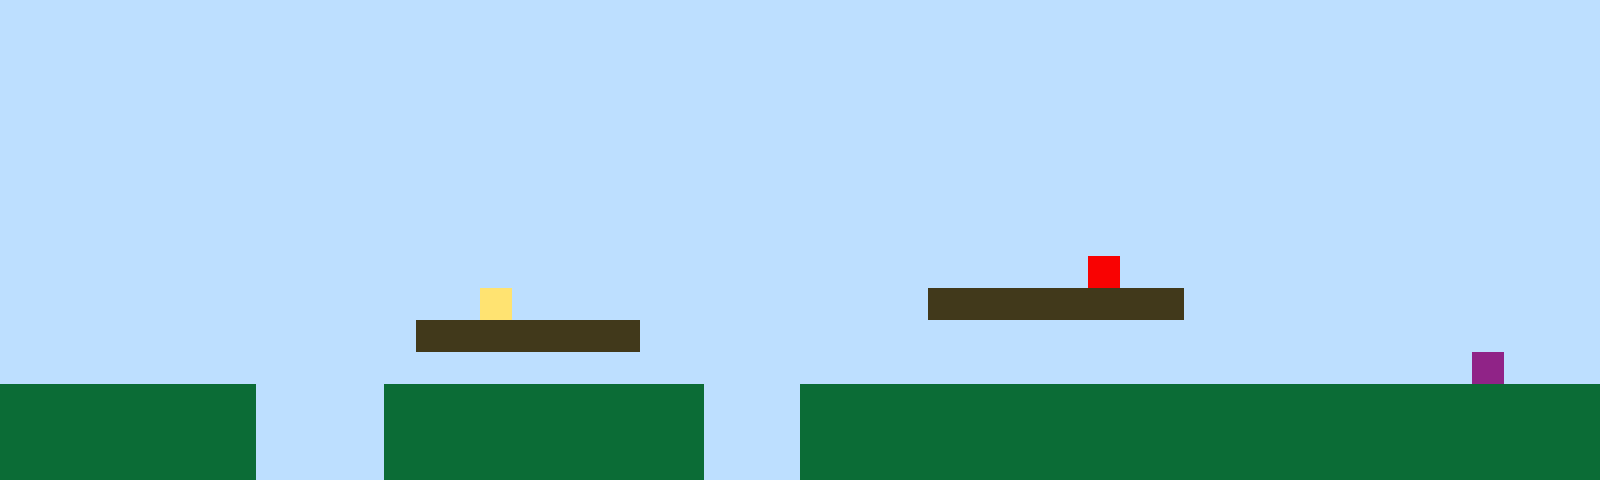

Below is a game level as drawn by its tile map, then a one-line description and the .tmx file that defines it, in full:
An orthogonal 50x15 tile map with 32x32 px tiles, 1 tile layer (Tile Layer 1).

<map version="1.10" tiledversion="1.11.2" orientation="orthogonal" renderorder="right-up" width="50" height="15" tilewidth="32" tileheight="32" infinite="0" nextlayerid="2" nextobjectid="1"><editorsettings><export target="map1.csv" format="csv" /></editorsettings><tileset firstgid="1" name="sprites" tilewidth="32" tileheight="32" tilecount="6" columns="3"><image source="sprites.png" width="96" height="64" /></tileset><layer id="1" name="Tile Layer 1" width="50" height="15"><data encoding="csv">1,1,1,1,1,1,1,1,1,1,1,1,1,1,1,1,1,1,1,1,1,1,1,1,1,1,1,1,1,1,1,1,1,1,1,1,1,1,1,1,1,1,1,1,1,1,1,1,1,1,1,1,1,1,1,1,1,1,1,1,1,1,1,1,1,1,1,1,1,1,1,1,1,1,1,1,1,1,1,1,1,1,1,1,1,1,1,1,1,1,1,1,1,1,1,1,1,1,1,1,1,1,1,1,1,1,1,1,1,1,1,1,1,1,1,1,1,1,1,1,1,1,1,1,1,1,1,1,1,1,1,1,1,1,1,1,1,1,1,1,1,1,1,1,1,1,1,1,1,1,1,1,1,1,1,1,1,1,1,1,1,1,1,1,1,1,1,1,1,1,1,1,1,1,1,1,1,1,1,1,1,1,1,1,1,1,1,1,1,1,1,1,1,1,1,1,1,1,1,1,1,1,1,1,1,1,1,1,1,1,1,1,1,1,1,1,1,1,1,1,1,1,1,1,1,1,1,1,1,1,1,1,1,1,1,1,1,1,1,1,1,1,1,1,1,1,1,1,1,1,1,1,1,1,1,1,1,1,1,1,1,1,1,1,1,1,1,1,1,1,1,1,1,1,1,1,1,1,1,1,1,1,1,1,1,1,1,1,1,1,1,1,1,1,1,1,1,1,1,1,1,1,1,1,1,1,1,1,1,1,1,1,1,1,1,1,1,1,1,1,1,1,1,1,1,1,1,1,1,1,1,1,1,1,1,1,1,1,1,1,1,1,1,1,1,1,1,1,1,1,1,1,1,1,1,1,1,1,1,1,1,1,1,1,1,1,1,1,1,1,1,1,1,1,1,1,1,1,1,1,1,1,1,1,1,1,1,1,1,1,1,1,1,1,1,1,1,1,1,1,1,1,1,1,1,1,1,1,1,1,1,1,1,1,1,1,1,1,1,1,1,1,1,1,1,1,1,1,1,1,1,1,1,1,5,1,1,1,1,1,1,1,1,1,1,1,1,1,1,1,1,1,1,1,1,1,1,1,1,1,1,1,1,1,1,4,1,1,1,1,1,1,1,1,1,1,1,1,1,3,3,3,3,3,3,3,3,1,1,1,1,1,1,1,1,1,1,1,1,1,1,1,1,1,1,1,1,1,1,1,1,1,1,3,3,3,3,3,3,3,1,1,1,1,1,1,1,1,1,1,1,1,1,1,1,1,1,1,1,1,1,1,1,1,1,1,1,1,1,1,1,1,1,1,1,1,1,1,1,1,1,1,1,1,1,1,1,1,1,1,1,1,1,1,1,1,1,1,1,1,1,1,1,1,1,1,1,1,1,1,1,1,1,1,1,1,6,1,1,1,2,2,2,2,2,2,2,2,1,1,1,1,2,2,2,2,2,2,2,2,2,2,1,1,1,2,2,2,2,2,2,2,2,2,2,2,2,2,2,2,2,2,2,2,2,2,2,2,2,2,2,2,2,2,2,2,2,2,1,1,1,1,2,2,2,2,2,2,2,2,2,2,1,1,1,2,2,2,2,2,2,2,2,2,2,2,2,2,2,2,2,2,2,2,2,2,2,2,2,2,2,2,2,2,2,2,2,2,1,1,1,1,2,2,2,2,2,2,2,2,2,2,1,1,1,2,2,2,2,2,2,2,2,2,2,2,2,2,2,2,2,2,2,2,2,2,2,2,2,2</data></layer></map>
